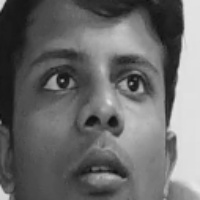
#> input picture sample/1.jpg, 200 x 200 px, given in place of the camera
$ python Dataset.py
#> lines starting #> are read from the running program, lines starting #| are printed output that depends on the picture
import cv2
import numpy as nm
face_classifier = cv2.CascadeClassifier(
    "E:/faceRecognition/haarcascade/haarcascade_frontalface_default.xml")


def face_extractor(img):
    gray = cv2.cvtColor(img, cv2.COLOR_BGR2GRAY)
    faces = face_classifier.detectMultiScale(gray, 1.3, 5)
    if faces is ():
        return None
    for (x, y, w, h) in faces:
        cropped_face = img[y:y+h, x:x+w]
    return cropped_face


cap = cv2.VideoCapture(0)
count = 0
while True:
    ret, frame = cap.read()
#> frame is the input picture: shape (200, 200, 3); min 14, max 231, mean 106.3
    if face_extractor(frame) is not None:
#> in face_extractor, `faces = face_classifier.detectMultiScale(gray, 1.3, 5)`: faces = [[20, 13, 166, 166]]
#> the loop in face_extractor, `for (x, y, w, h) in faces:` made 1 pass
#> pass 1, in face_extractor, `cropped_face = img[y:y+h, x:x+w]`:
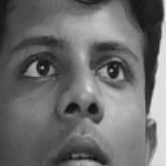
#> cropped_face: shape (166, 166, 3); min 14, max 227, mean 108
        count = count+1
#> count = 1
        face = cv2.resize(face_extractor(frame), (200, 200))
#> the loop in face_extractor (call 2), `for (x, y, w, h) in faces:` made 1 pass
        face = cv2.cvtColor(face, cv2.COLOR_BGR2GRAY)
#> face: shape (200, 200)
        file_path_name = 'E:/faceRecognition/sample/' + \
            str(count)+'.jpg'
#> file_path_name = 'E:/faceRecognition/sample/1.jpg'
        cv2.imwrite(file_path_name, face)
        cv2.putText(face, str(count), (70, 70),
                    cv2.FONT_HERSHEY_COMPLEX, 1, (0, 255, 0), 2)
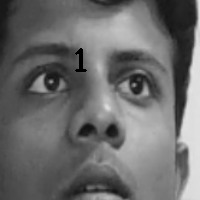
#> face: shape (200, 200); min 0, max 226, mean 107.6
        cv2.imshow('Face Cropper', face)
    else:
        print("Face not Found")
        pass
    if cv2.waitKey(1) == 27 or count == 100:
#> (key Esc is pressed here)
        break
cap.release()
cv2.destroyAllWindows()
print("Sample collected succesfully")

$ run again, on sample/100.jpg
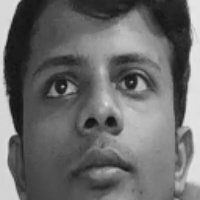
#> input picture sample/100.jpg, 200 x 200 px, given in place of the camera
#> frame is the input picture: shape (200, 200, 3); min 14, max 233, mean 106.9
#> faces = [[19, 14, 166, 166]]
#> the loop in face_extractor, `for (x, y, w, h) in faces:` made 1 pass
#> pass 1, in face_extractor, `cropped_face = img[y:y+h, x:x+w]`:
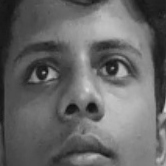
#> cropped_face: shape (166, 166, 3); min 14, max 219, mean 102
#> count = 1
#> the loop in face_extractor (call 2), `for (x, y, w, h) in faces:` made 1 pass
#> file_path_name = 'E:/faceRecognition/sample/1.jpg'
#> `cv2.putText(face, str(count), (70, 70), cv2.FONT_HERSHEY_COMPLEX, 1, (..`:
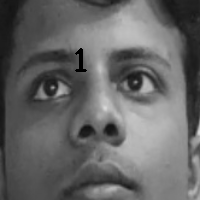
#> face: shape (200, 200); min 0, max 216, mean 101.6
